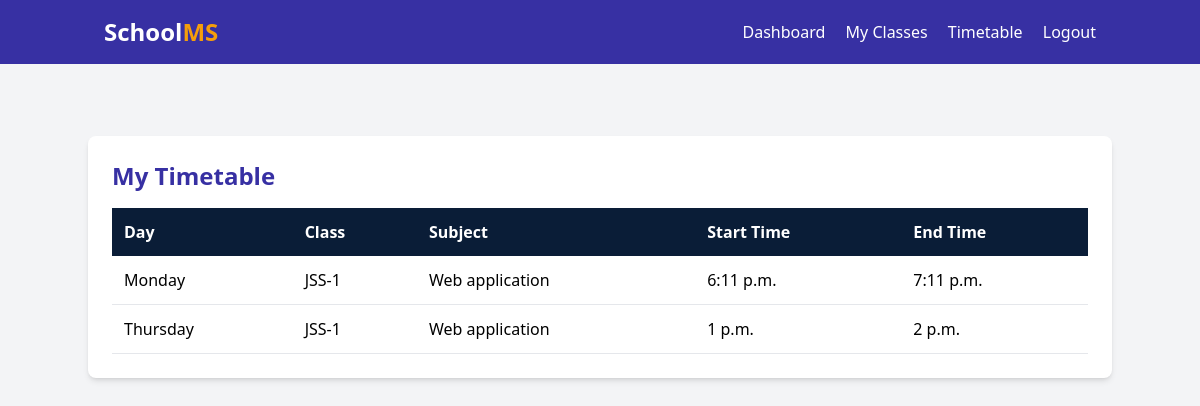
The page /teacher-timetable/ (signed in) on the database its author committed.
### academics/models.py (models this page shows, shortened)
class Timetable(models.Model):
    class Meta:
        pass
    DAYS_OF_WEEK = (
        ('Monday', 'Monday'),
        ('Tuesday', 'Tuesday'),
        ('Wednesday', 'Wednesday'),
        ('Thursday', 'Thursday'),
        ('Friday', 'Friday'),
        ('Saturday', 'Saturday'),
    )
    student_class = models.ForeignKey('StudentClass', on_delete=models.CASCADE, related_name='timetables')
    subject = models.ForeignKey('Subject', on_delete=models.CASCADE)
    teacher = models.ForeignKey('teachers.Teacher', on_delete=models.CASCADE)
    day = models.CharField(max_length=10, choices=DAYS_OF_WEEK)
    start_time = models.TimeField()
    end_time = models.TimeField()

class StudentClass(models.Model):
    class_name = models.CharField(max_length=50)
    section = models.CharField(max_length=10)
    teacher = models.ForeignKey('teachers.Teacher', on_delete=models.SET_NULL, null=True, blank=True, related_name='main_classes')

class Subject(models.Model):
    class Meta:
        permissions = [
            ("manage_subject", "Can manage subject"),
        ]
    name = models.CharField(max_length=100)
    code = models.CharField(max_length=20, unique=True)

### accounts/views.py (the view)
# urls.py: path("teacher-timetable/", views.teacher_timetable, name="teacher_timetable"),
@login_required
def teacher_timetable(request):
    user = request.user
    teacher = getattr(user, 'teacher_profile', None)
    timetable = []
    if teacher:
        timetable = Timetable.objects.filter(teacher=teacher).select_related('student_class', 'subject').order_by('day', 'start_time')
    return render(request, "accounts/teacher_timetable.html", {"teacher": teacher, "timetable": timetable})

### accounts/templates/accounts/teacher_timetable.html (shortened to what this page needs)
{% extends 'teacher_profile_base.html' %}  {% block content %}
<main class="flex-1 p-6 overflow-y-auto">
  <section class="container mx-auto mt-6 bg-white p-6 rounded-lg shadow-md">
    <h2 class="text-2xl font-bold text-indigo-800 mb-4">My Timetable</h2>
    {% if timetable %}
    <table class="w-full text-left border-collapse">
      <thead class="bg-[#0A1D37] text-white">
        <tr>
          <th class="p-3">Day</th>
          <th class="p-3">Class</th>
          <th class="p-3">Subject</th>
          <th class="p-3">Start Time</th>
          <th class="p-3">End Time</th>
        </tr>
      </thead>
      <tbody>
        {% for entry in timetable %}
         <tr class="border-b hover:bg-gray-100">
          <td class="p-3 ">{{ entry.day }}</td>
          <td class="p-3 ">
            {{ entry.student_class.class_name }}
          </td>
          <td class="p-3 ">{{ entry.subject.name }}</td>
          <td class="p-3 ">{{ entry.start_time }}</td>
          <td class="p-3 ">{{ entry.end_time }}</td>
        </tr>
        {% endfor %}
      </tbody>
    </table>
    {% else %}
    <p>No timetable assigned.</p>
    {% endif %}
  </section>
</main>
{% endblock %}

### rows shown on the page
Timetable: day "Monday", student_class.class_name "JSS-1", subject.name "Web application", start_time "6:11 p.m.", end_time "7:11 p.m."
Timetable: day "Thursday", student_class.class_name "JSS-1", subject.name "Web application", start_time "1 p.m.", end_time "2 p.m."
